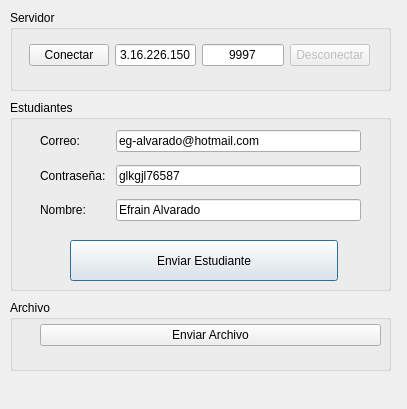
<?xml version="1.0" encoding="UTF-8"?>
<ui version="4.0">
 <class>Dialog</class>
 <widget class="QDialog" name="Dialog">
  <property name="geometry">
   <rect>
    <x>0</x>
    <y>0</y>
    <width>407</width>
    <height>409</height>
   </rect>
  </property>
  <property name="windowTitle">
   <string>Dialog</string>
  </property>
  <widget class="QGroupBox" name="groupBox_2">
   <property name="geometry">
    <rect>
     <x>10</x>
     <y>100</y>
     <width>381</width>
     <height>191</height>
    </rect>
   </property>
   <property name="title">
    <string>Estudiantes</string>
   </property>
   <widget class="QWidget" name="layoutWidget">
    <property name="geometry">
     <rect>
      <x>20</x>
      <y>20</y>
      <width>341</width>
      <height>111</height>
     </rect>
    </property>
    <layout class="QFormLayout" name="formLayout_3">
     <property name="horizontalSpacing">
      <number>10</number>
     </property>
     <property name="verticalSpacing">
      <number>13</number>
     </property>
     <property name="leftMargin">
      <number>10</number>
     </property>
     <property name="topMargin">
      <number>10</number>
     </property>
     <property name="rightMargin">
      <number>10</number>
     </property>
     <property name="bottomMargin">
      <number>10</number>
     </property>
     <item row="0" column="0">
      <widget class="QLabel" name="correo_label">
       <property name="text">
        <string>Correo:</string>
       </property>
      </widget>
     </item>
     <item row="1" column="0">
      <widget class="QLabel" name="contrasena_label">
       <property name="text">
        <string>Contraseña:</string>
       </property>
      </widget>
     </item>
     <item row="2" column="0">
      <widget class="QLabel" name="nombre_label">
       <property name="text">
        <string>Nombre:</string>
       </property>
      </widget>
     </item>
     <item row="0" column="1">
      <widget class="QLineEdit" name="correo_lineEdit">
       <property name="text">
        <string>eg-alvarado@hotmail.com</string>
       </property>
      </widget>
     </item>
     <item row="1" column="1">
      <widget class="QLineEdit" name="contrasena_lineEdit">
       <property name="text">
        <string>glkgjl76587</string>
       </property>
      </widget>
     </item>
     <item row="2" column="1">
      <widget class="QLineEdit" name="nombre_lineEdit">
       <property name="text">
        <string>Efrain Alvarado</string>
       </property>
      </widget>
     </item>
    </layout>
   </widget>
   <widget class="QPushButton" name="enviarEstudiante_Button">
    <property name="geometry">
     <rect>
      <x>60</x>
      <y>140</y>
      <width>268</width>
      <height>41</height>
     </rect>
    </property>
    <property name="text">
     <string>Enviar Estudiante</string>
    </property>
   </widget>
  </widget>
  <widget class="QGroupBox" name="groupBox_3">
   <property name="geometry">
    <rect>
     <x>10</x>
     <y>300</y>
     <width>381</width>
     <height>71</height>
    </rect>
   </property>
   <property name="title">
    <string>Archivo</string>
   </property>
   <widget class="QWidget" name="horizontalLayoutWidget_2">
    <property name="geometry">
     <rect>
      <x>30</x>
      <y>20</y>
      <width>341</width>
      <height>31</height>
     </rect>
    </property>
    <layout class="QHBoxLayout" name="horizontalLayout">
     <item>
      <widget class="QPushButton" name="enviarArchivo_Button">
       <property name="text">
        <string>Enviar Archivo</string>
       </property>
      </widget>
     </item>
    </layout>
   </widget>
  </widget>
  <widget class="QGroupBox" name="groupBox">
   <property name="geometry">
    <rect>
     <x>10</x>
     <y>10</y>
     <width>381</width>
     <height>81</height>
    </rect>
   </property>
   <property name="title">
    <string>Servidor</string>
   </property>
   <widget class="QWidget" name="horizontalLayoutWidget">
    <property name="geometry">
     <rect>
      <x>9</x>
      <y>20</y>
      <width>361</width>
      <height>51</height>
     </rect>
    </property>
    <layout class="QHBoxLayout" name="horizontalLayout_2">
     <property name="leftMargin">
      <number>10</number>
     </property>
     <property name="topMargin">
      <number>5</number>
     </property>
     <property name="rightMargin">
      <number>10</number>
     </property>
     <property name="bottomMargin">
      <number>5</number>
     </property>
     <item>
      <widget class="QPushButton" name="connect_Button">
       <property name="text">
        <string>Conectar</string>
       </property>
      </widget>
     </item>
     <item>
      <widget class="QLineEdit" name="serverIP_line">
       <property name="enabled">
        <bool>true</bool>
       </property>
       <property name="text">
        <string>3.16.226.150</string>
       </property>
       <property name="alignment">
        <set>Qt::AlignCenter</set>
       </property>
      </widget>
     </item>
     <item>
      <widget class="QLineEdit" name="serverPort_line">
       <property name="enabled">
        <bool>true</bool>
       </property>
       <property name="text">
        <string>9997</string>
       </property>
       <property name="alignment">
        <set>Qt::AlignCenter</set>
       </property>
      </widget>
     </item>
     <item>
      <widget class="QPushButton" name="disconnect_Button">
       <property name="enabled">
        <bool>false</bool>
       </property>
       <property name="text">
        <string>Desconectar</string>
       </property>
      </widget>
     </item>
    </layout>
   </widget>
  </widget>
 </widget>
 <resources/>
 <connections/>
</ui>
